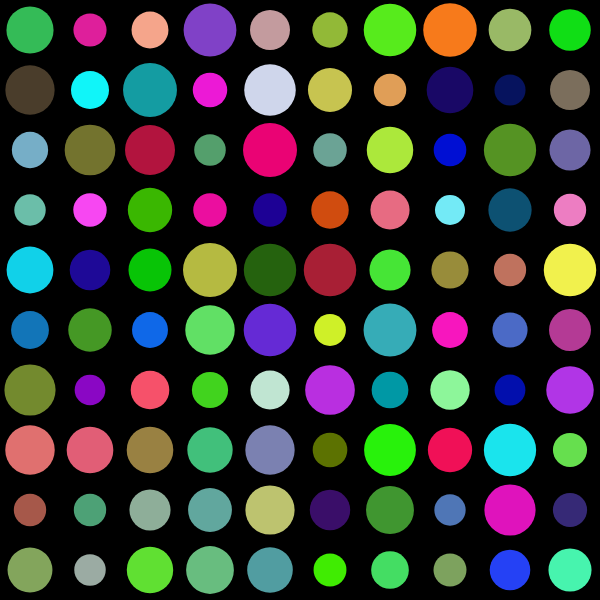
Frame 1 (no input)
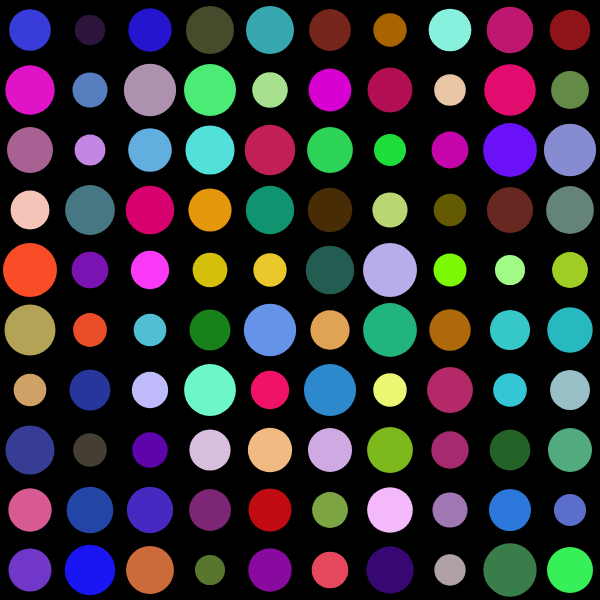
Frame 2 (the mouse pressed at the canvas centre, redrawn once)

The p5.js sketch that drew these frames (run headless with seeded random() and noise() and a simulated clock; the mouse was pressed at the canvas centre and the sketch redrawn once):

// p5.js sketch
// ── sketch.js
function setup() {
  createCanvas(600, 600);
  noLoop(); // Prevent draw from looping
}

function draw() {
  background(0);

  let gridSize = 10; // Number of cells in the grid
  let cellSize = width / gridSize;

  for (let x = 0; x < width; x += cellSize) {
    for (let y = 0; y < height; y += cellSize) {
      let diameter = random(cellSize * 0.5, cellSize * 0.9);
      let r = random(250);
      let g = random(250);
      let b = random(250);

      fill(r, g, b);
      noStroke();
      ellipse(x + cellSize / 2, y + cellSize / 2, diameter, diameter);
    }
  }
}
